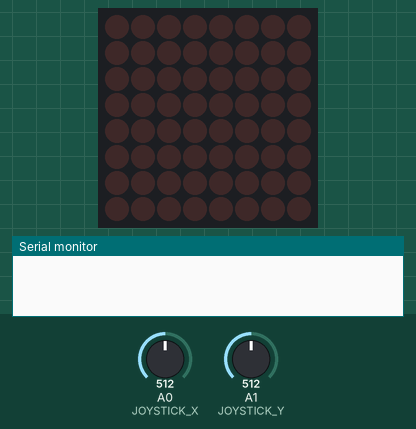
The sketch below on a simulated Arduino Uno, built with avr-gcc and run on an emulated ATmega328P. Parts: 8×8 LED matrix, the last lines printed to the serial monitor. The test bench sets the inputs (shaded band); at power-on: A0 (JOYSTICK_X) = 512, A1 (JOYSTICK_Y) = 512.

Above: at 1.2 s.
1.3 s: A0 (JOYSTICK_X) set to 527
2.8 s: A0 (JOYSTICK_X) set to 558
At 2.85 s:
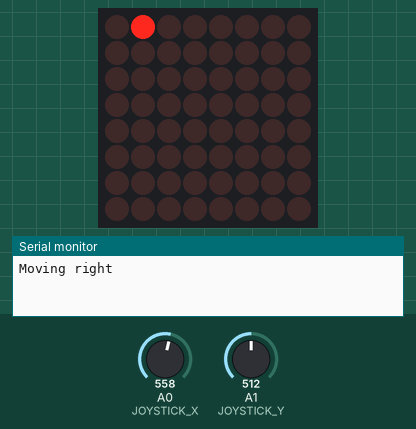
At 4.6 s:
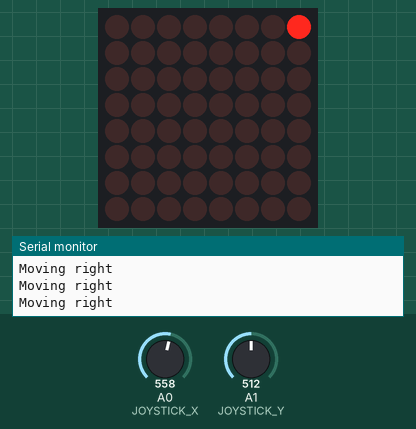
5.8 s: A1 (JOYSTICK_Y) set to 528
7.3 s: A1 (JOYSTICK_Y) set to 558
At 8.8 s:
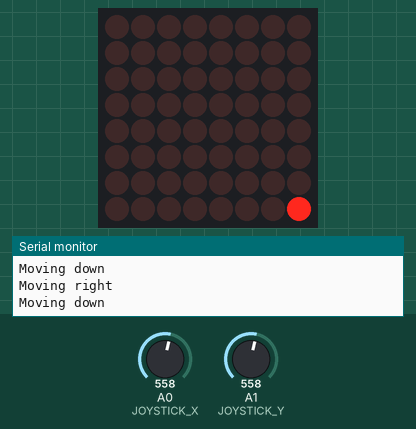
10.3 s: A0 (JOYSTICK_X) set to 502
11.8 s: A0 (JOYSTICK_X) set to 471
At 13.7 s:
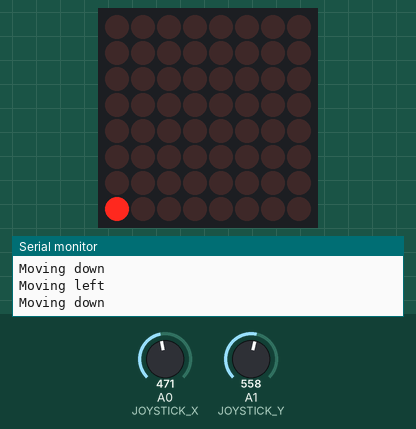
Timing chart, 0 to 15.2 s (numbered marks = the images above; inputs shaded):
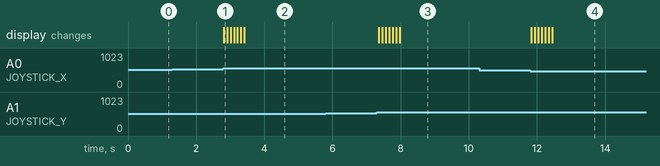

Measured:
- the behaviour switches between 540 and 541 on A0 (JOYSTICK_X) (found by bisection; images 0 and 1)
- the behaviour switches between 540 and 541 on A1 (JOYSTICK_Y) (found by bisection; images 2 and 3)
- the behaviour switches between 490 and 489 on A0 (JOYSTICK_X) (found by bisection; images 3 and 4)
- after the input at 1.3 s, every drawn part: stays the same
- after the input at 2.8 s, the display: changes at once (image 1)
- after the input at 7.3 s, the display: first changes after 0.06 s (image 3 shows a later state)
- after the input at 11.8 s, the display: first changes at once (image 4 shows a later state)

The sketch:

sketch_matrix7219_dot_matrix_dot_moving.ino
```cpp
#include "LedControl.h"

#define JOYSTICK_X A0
#define JOYSTICK_Y A1

LedControl lc = LedControl(12, 10, 11, 1);

int dot[2] = { 0, 0 };

void displayDot(int row, int col) {
  bool isUpdate = false;

  if (row >= 0 && row <= 7) {
      dot[0] = row;
      isUpdate = true;
  }

  if(col >= 0 && col <= 7) {
    dot[1] = col;
    isUpdate = true;
  }

  if (isUpdate) {
    lc.clearDisplay(0);
    lc.setLed(0, dot[1], dot[0], true);
  }
}

void readJoystick() {
  const int readJoystickX = analogRead(JOYSTICK_X);
  const int readJoystickY = analogRead(JOYSTICK_Y);

  if (readJoystickX > 540) {
    Serial.println("Moving right");
    displayDot(dot[0]+1, dot[1]);
  } else if(readJoystickX < 490) {
    Serial.println("Moving left");
    displayDot(dot[0]-1, dot[1]);
  }

  if (readJoystickY > 540) {
    Serial.println("Moving down");
    displayDot(dot[0], dot[1]+1);
  } else if (readJoystickY < 490) {
    Serial.println("Moving up");
    displayDot(dot[0], dot[1]-1);
  }
}

void setup() {
  Serial.begin(9600);
  lc.shutdown(0, false);
  lc.clearDisplay(0);
  lc.setIntensity(0, 8);

  pinMode(JOYSTICK_X, INPUT);
  pinMode(JOYSTICK_Y, INPUT);
}

void loop() {
  readJoystick();
  delay(100);
}
```
